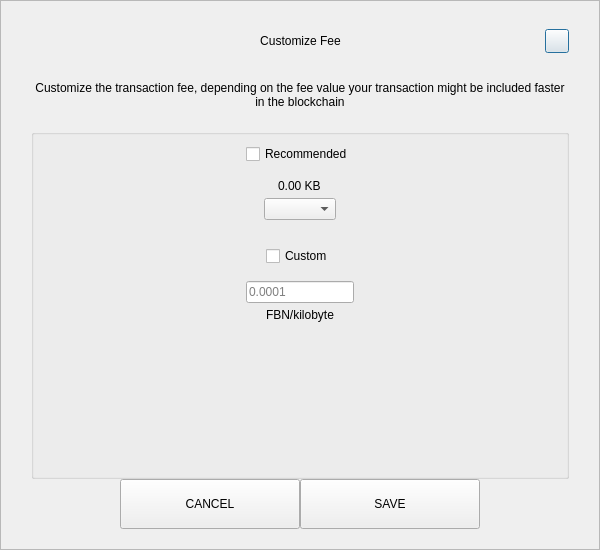
<?xml version="1.0" encoding="UTF-8"?>
<ui version="4.0">
 <class>SendCustomFeeDialog</class>
 <widget class="QDialog" name="SendCustomFeeDialog">
  <property name="geometry">
   <rect>
    <x>0</x>
    <y>0</y>
    <width>600</width>
    <height>550</height>
   </rect>
  </property>
  <property name="windowTitle">
   <string>Form</string>
  </property>
  <layout class="QVBoxLayout" name="verticalLayout_3">
   <property name="spacing">
    <number>0</number>
   </property>
   <property name="leftMargin">
    <number>0</number>
   </property>
   <property name="topMargin">
    <number>0</number>
   </property>
   <property name="rightMargin">
    <number>0</number>
   </property>
   <property name="bottomMargin">
    <number>0</number>
   </property>
   <item>
    <widget class="QFrame" name="frame">
     <property name="styleSheet">
      <string notr="true"/>
     </property>
     <property name="frameShape">
      <enum>QFrame::StyledPanel</enum>
     </property>
     <property name="frameShadow">
      <enum>QFrame::Raised</enum>
     </property>
     <layout class="QVBoxLayout" name="verticalLayout_2">
      <property name="spacing">
       <number>0</number>
      </property>
      <property name="leftMargin">
       <number>30</number>
      </property>
      <property name="topMargin">
       <number>20</number>
      </property>
      <property name="rightMargin">
       <number>30</number>
      </property>
      <property name="bottomMargin">
       <number>20</number>
      </property>
      <item>
       <layout class="QHBoxLayout" name="horizontalLayout_3">
        <property name="spacing">
         <number>0</number>
        </property>
        <item>
         <spacer name="horizontalSpacer_21">
          <property name="orientation">
           <enum>Qt::Horizontal</enum>
          </property>
          <property name="sizeHint" stdset="0">
           <size>
            <width>40</width>
            <height>20</height>
           </size>
          </property>
         </spacer>
        </item>
        <item>
         <widget class="QLabel" name="labelTitle">
          <property name="minimumSize">
           <size>
            <width>0</width>
            <height>40</height>
           </size>
          </property>
          <property name="maximumSize">
           <size>
            <width>16777215</width>
            <height>40</height>
           </size>
          </property>
          <property name="styleSheet">
           <string notr="true">padding-left:24px;</string>
          </property>
          <property name="text">
           <string>Customize Fee</string>
          </property>
          <property name="alignment">
           <set>Qt::AlignCenter</set>
          </property>
          <property name="margin">
           <number>7</number>
          </property>
         </widget>
        </item>
        <item>
         <spacer name="horizontalSpacer">
          <property name="orientation">
           <enum>Qt::Horizontal</enum>
          </property>
          <property name="sizeHint" stdset="0">
           <size>
            <width>40</width>
            <height>20</height>
           </size>
          </property>
         </spacer>
        </item>
        <item>
         <widget class="QPushButton" name="btnEsc">
          <property name="minimumSize">
           <size>
            <width>24</width>
            <height>24</height>
           </size>
          </property>
          <property name="maximumSize">
           <size>
            <width>24</width>
            <height>24</height>
           </size>
          </property>
          <property name="text">
           <string/>
          </property>
         </widget>
        </item>
       </layout>
      </item>
      <item>
       <spacer name="verticalSpacer_2">
        <property name="orientation">
         <enum>Qt::Vertical</enum>
        </property>
        <property name="sizeType">
         <enum>QSizePolicy::Fixed</enum>
        </property>
        <property name="sizeHint" stdset="0">
         <size>
          <width>20</width>
          <height>20</height>
         </size>
        </property>
       </spacer>
      </item>
      <item>
       <widget class="QLabel" name="labelMessage">
        <property name="text">
         <string>Customize the transaction fee, depending on the fee value your transaction might be included faster in the blockchain</string>
        </property>
        <property name="alignment">
         <set>Qt::AlignCenter</set>
        </property>
        <property name="wordWrap">
         <bool>true</bool>
        </property>
       </widget>
      </item>
      <item>
       <spacer name="verticalSpacer_3">
        <property name="orientation">
         <enum>Qt::Vertical</enum>
        </property>
        <property name="sizeType">
         <enum>QSizePolicy::Fixed</enum>
        </property>
        <property name="sizeHint" stdset="0">
         <size>
          <width>20</width>
          <height>20</height>
         </size>
        </property>
       </spacer>
      </item>
      <item>
       <widget class="QGroupBox" name="groupBox">
        <property name="title">
         <string/>
        </property>
        <layout class="QVBoxLayout" name="verticalLayout">
         <property name="leftMargin">
          <number>12</number>
         </property>
         <property name="rightMargin">
          <number>12</number>
         </property>
         <item>
          <layout class="QVBoxLayout" name="verticalLayout_4">
           <property name="spacing">
            <number>5</number>
           </property>
           <item alignment="Qt::AlignHCenter">
            <widget class="QCheckBox" name="checkBoxRecommended">
             <property name="text">
              <string>Recommended</string>
             </property>
            </widget>
           </item>
           <item>
            <spacer name="verticalSpacer_5">
             <property name="orientation">
              <enum>Qt::Vertical</enum>
             </property>
             <property name="sizeType">
              <enum>QSizePolicy::Fixed</enum>
             </property>
             <property name="sizeHint" stdset="0">
              <size>
               <width>20</width>
               <height>10</height>
              </size>
             </property>
            </spacer>
           </item>
           <item alignment="Qt::AlignHCenter">
            <widget class="QLabel" name="labelFee">
             <property name="text">
              <string>0.00 KB</string>
             </property>
            </widget>
           </item>
           <item alignment="Qt::AlignHCenter">
            <widget class="QComboBox" name="comboBoxRecommended"/>
           </item>
          </layout>
         </item>
         <item>
          <spacer name="verticalSpacer">
           <property name="orientation">
            <enum>Qt::Vertical</enum>
           </property>
           <property name="sizeType">
            <enum>QSizePolicy::Fixed</enum>
           </property>
           <property name="sizeHint" stdset="0">
            <size>
             <width>20</width>
             <height>20</height>
            </size>
           </property>
          </spacer>
         </item>
         <item>
          <layout class="QVBoxLayout" name="verticalLayout_5">
           <property name="spacing">
            <number>5</number>
           </property>
           <item alignment="Qt::AlignHCenter">
            <widget class="QCheckBox" name="checkBoxCustom">
             <property name="text">
              <string>Custom</string>
             </property>
            </widget>
           </item>
           <item>
            <spacer name="verticalSpacer_6">
             <property name="orientation">
              <enum>Qt::Vertical</enum>
             </property>
             <property name="sizeType">
              <enum>QSizePolicy::Fixed</enum>
             </property>
             <property name="sizeHint" stdset="0">
              <size>
               <width>20</width>
               <height>10</height>
              </size>
             </property>
            </spacer>
           </item>
           <item alignment="Qt::AlignHCenter">
            <widget class="QLineEdit" name="lineEditCustomFee">
             <property name="placeholderText">
              <string notr="true">0.0001</string>
             </property>
            </widget>
           </item>
           <item alignment="Qt::AlignHCenter">
            <widget class="QLabel" name="labelCustomFee">
             <property name="text">
              <string>FBN/kilobyte</string>
             </property>
            </widget>
           </item>
          </layout>
         </item>
         <item>
          <spacer name="verticalSpacer_4">
           <property name="orientation">
            <enum>Qt::Vertical</enum>
           </property>
           <property name="sizeHint" stdset="0">
            <size>
             <width>20</width>
             <height>40</height>
            </size>
           </property>
          </spacer>
         </item>
        </layout>
       </widget>
      </item>
      <item>
       <layout class="QHBoxLayout" name="horizontalLayout" stretch="1,2,2,1">
        <item>
         <spacer name="horizontalSpacer1">
          <property name="orientation">
           <enum>Qt::Horizontal</enum>
          </property>
          <property name="sizeHint" stdset="0">
           <size>
            <width>40</width>
            <height>20</height>
           </size>
          </property>
         </spacer>
        </item>
        <item>
         <widget class="QPushButton" name="btnCancel">
          <property name="minimumSize">
           <size>
            <width>180</width>
            <height>50</height>
           </size>
          </property>
          <property name="focusPolicy">
           <enum>Qt::NoFocus</enum>
          </property>
          <property name="text">
           <string>CANCEL</string>
          </property>
         </widget>
        </item>
        <item>
         <widget class="QPushButton" name="btnSave">
          <property name="minimumSize">
           <size>
            <width>180</width>
            <height>50</height>
           </size>
          </property>
          <property name="focusPolicy">
           <enum>Qt::NoFocus</enum>
          </property>
          <property name="text">
           <string>SAVE</string>
          </property>
         </widget>
        </item>
        <item>
         <spacer name="horizontalSpacer_2">
          <property name="orientation">
           <enum>Qt::Horizontal</enum>
          </property>
          <property name="sizeHint" stdset="0">
           <size>
            <width>40</width>
            <height>20</height>
           </size>
          </property>
         </spacer>
        </item>
       </layout>
      </item>
     </layout>
    </widget>
   </item>
  </layout>
 </widget>
 <resources/>
 <connections/>
</ui>
